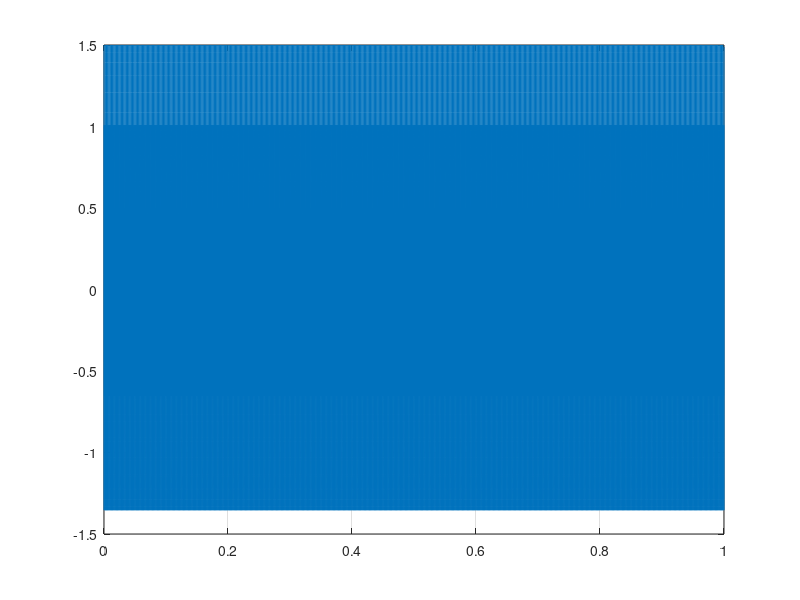
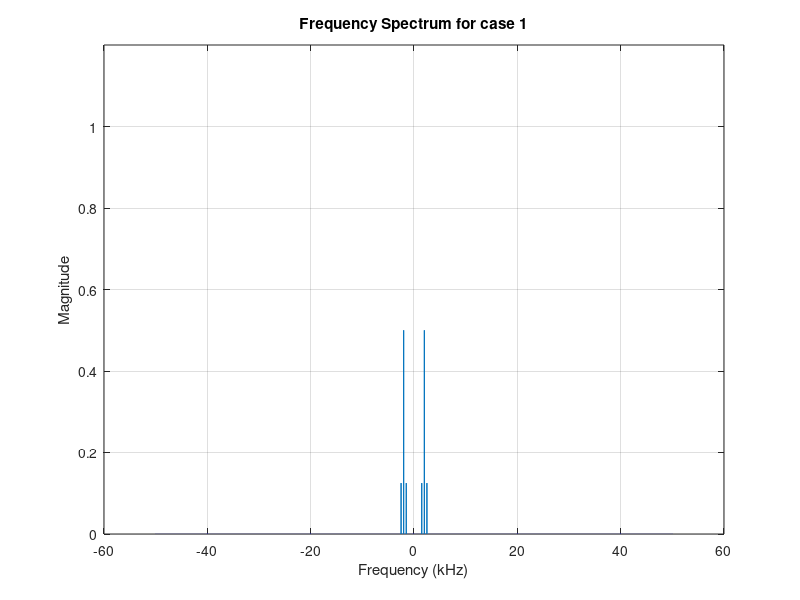

Write the MATLAB code that produced these figures, in order. (Note: this script raises an error after producing the figures.)
Fs = 100000; %sampling frequency
t = 0:1/Fs:1-1/Fs;
ac = 1;
fc=2000;ka=0.5;fm=500;
%carrier signal
ct = ac*cos(2*pi*fc*t);     

%message signal
mt=cos(2*pi*fm*t);

xam1=ac*(1+ka.*mt).*cos(2*pi*fc*t);
figure(1);
plot(t,xam1);
grid on;

figure(2);
ff1 = fftshift(fft(xam1));
f = -Fs/2:1:Fs/2-1;
plot(f/1000,abs(ff1)/Fs);
ylim([0,1.2]);
title('Frequency Spectrum for case 1')
xlabel('Frequency (kHz)')
ylabel('Magnitude')
grid on


s1=2*xam1.*xam1;

Fpass = 1000;
Fstop = 1050;
Ap = 1;
Ast = 50;
Fs = 100e3; 

d = designfilt('lowpassfir','PassbandFrequency',Fpass,...
  'StopbandFrequency',Fstop,'PassbandRipple',Ap,...
  'StopbandAttenuation',Ast,'SampleRate',Fs);

dm1 = filter(d,s1); % apply filter to your data
dm1new=sqrt(dm1)-1;

figure(3);
plot(t,dm1new);
xlim([0.1,0.2]);
title('Demodulated Message Signal Case 1');
